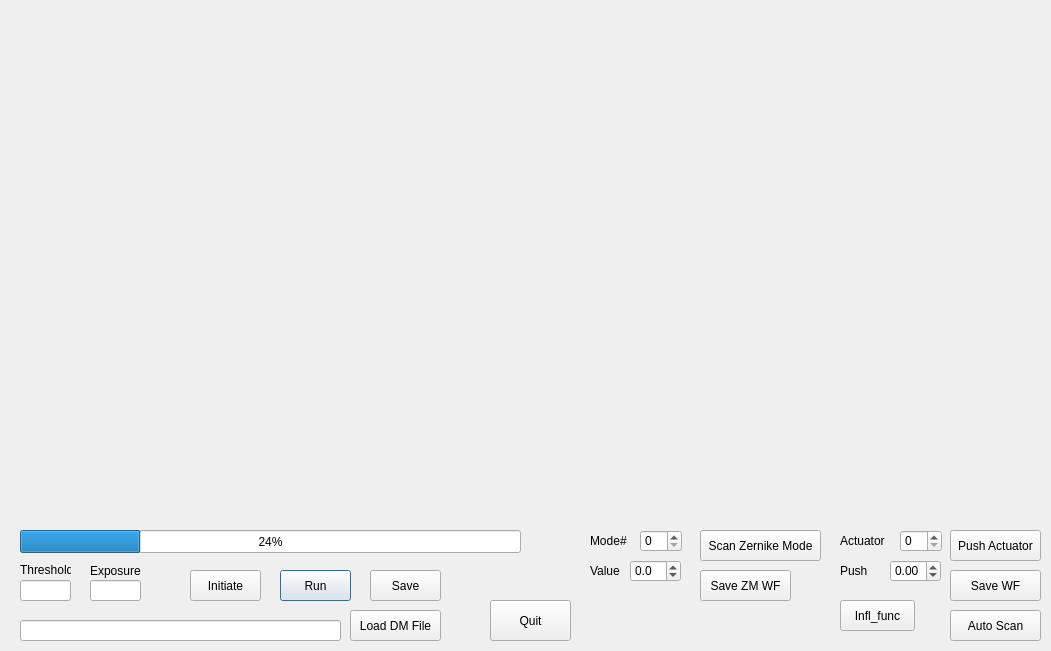
<?xml version="1.0" encoding="UTF-8"?>
<ui version="4.0">
 <class>Dialog</class>
 <widget class="QDialog" name="Dialog">
  <property name="geometry">
   <rect>
    <x>0</x>
    <y>0</y>
    <width>1051</width>
    <height>651</height>
   </rect>
  </property>
  <property name="windowTitle">
   <string>Dialog</string>
  </property>
  <widget class="QPushButton" name="QuitButton">
   <property name="geometry">
    <rect>
     <x>490</x>
     <y>600</y>
     <width>81</width>
     <height>41</height>
    </rect>
   </property>
   <property name="text">
    <string>Quit</string>
   </property>
   <property name="autoDefault">
    <bool>false</bool>
   </property>
  </widget>
  <widget class="MatplotlibWidget" name="CCDImage">
   <property name="geometry">
    <rect>
     <x>10</x>
     <y>10</y>
     <width>511</width>
     <height>511</height>
    </rect>
   </property>
  </widget>
  <widget class="QPushButton" name="RunButton">
   <property name="geometry">
    <rect>
     <x>280</x>
     <y>570</y>
     <width>71</width>
     <height>31</height>
    </rect>
   </property>
   <property name="text">
    <string>Run</string>
   </property>
  </widget>
  <widget class="QProgressBar" name="ProgressBar">
   <property name="geometry">
    <rect>
     <x>20</x>
     <y>530</y>
     <width>501</width>
     <height>23</height>
    </rect>
   </property>
   <property name="value">
    <number>24</number>
   </property>
  </widget>
  <widget class="QLineEdit" name="exposurebox">
   <property name="geometry">
    <rect>
     <x>90</x>
     <y>580</y>
     <width>51</width>
     <height>21</height>
    </rect>
   </property>
  </widget>
  <widget class="QLabel" name="label_4">
   <property name="geometry">
    <rect>
     <x>90</x>
     <y>560</y>
     <width>51</width>
     <height>21</height>
    </rect>
   </property>
   <property name="text">
    <string>Exposure</string>
   </property>
  </widget>
  <widget class="QLineEdit" name="thresholdbox">
   <property name="geometry">
    <rect>
     <x>20</x>
     <y>580</y>
     <width>51</width>
     <height>21</height>
    </rect>
   </property>
  </widget>
  <widget class="QLabel" name="label_5">
   <property name="geometry">
    <rect>
     <x>20</x>
     <y>560</y>
     <width>51</width>
     <height>20</height>
    </rect>
   </property>
   <property name="text">
    <string>Threshold</string>
   </property>
  </widget>
  <widget class="MatplotlibWidget" name="WFimage">
   <property name="geometry">
    <rect>
     <x>530</x>
     <y>10</y>
     <width>511</width>
     <height>511</height>
    </rect>
   </property>
  </widget>
  <widget class="QPushButton" name="SaveButton">
   <property name="geometry">
    <rect>
     <x>370</x>
     <y>570</y>
     <width>71</width>
     <height>31</height>
    </rect>
   </property>
   <property name="text">
    <string>Save</string>
   </property>
  </widget>
  <widget class="QLabel" name="label_6">
   <property name="geometry">
    <rect>
     <x>840</x>
     <y>530</y>
     <width>61</width>
     <height>21</height>
    </rect>
   </property>
   <property name="text">
    <string>Actuator</string>
   </property>
  </widget>
  <widget class="QLabel" name="label_7">
   <property name="geometry">
    <rect>
     <x>840</x>
     <y>560</y>
     <width>51</width>
     <height>21</height>
    </rect>
   </property>
   <property name="text">
    <string>Push</string>
   </property>
  </widget>
  <widget class="QSpinBox" name="ActspinBox">
   <property name="geometry">
    <rect>
     <x>900</x>
     <y>530</y>
     <width>42</width>
     <height>22</height>
    </rect>
   </property>
   <property name="maximum">
    <number>70</number>
   </property>
  </widget>
  <widget class="QDoubleSpinBox" name="PushdoubleSpinBox">
   <property name="geometry">
    <rect>
     <x>890</x>
     <y>560</y>
     <width>51</width>
     <height>22</height>
    </rect>
   </property>
   <property name="minimum">
    <double>-1.000000000000000</double>
   </property>
   <property name="maximum">
    <double>1.000000000000000</double>
   </property>
   <property name="singleStep">
    <double>0.010000000000000</double>
   </property>
  </widget>
  <widget class="QPushButton" name="PushDMButton">
   <property name="geometry">
    <rect>
     <x>950</x>
     <y>530</y>
     <width>91</width>
     <height>31</height>
    </rect>
   </property>
   <property name="text">
    <string>Push Actuator</string>
   </property>
  </widget>
  <widget class="QPushButton" name="SaveWFButton">
   <property name="geometry">
    <rect>
     <x>950</x>
     <y>570</y>
     <width>91</width>
     <height>31</height>
    </rect>
   </property>
   <property name="text">
    <string>Save WF</string>
   </property>
  </widget>
  <widget class="QPushButton" name="AutoScanButton">
   <property name="geometry">
    <rect>
     <x>950</x>
     <y>610</y>
     <width>91</width>
     <height>31</height>
    </rect>
   </property>
   <property name="text">
    <string>Auto Scan</string>
   </property>
  </widget>
  <widget class="QPushButton" name="ScanZernikeModeButton">
   <property name="geometry">
    <rect>
     <x>700</x>
     <y>530</y>
     <width>121</width>
     <height>31</height>
    </rect>
   </property>
   <property name="text">
    <string>Scan Zernike Mode</string>
   </property>
  </widget>
  <widget class="QSpinBox" name="ZernikeModeBox">
   <property name="geometry">
    <rect>
     <x>640</x>
     <y>530</y>
     <width>42</width>
     <height>22</height>
    </rect>
   </property>
   <property name="maximum">
    <number>70</number>
   </property>
  </widget>
  <widget class="QLabel" name="label_8">
   <property name="geometry">
    <rect>
     <x>590</x>
     <y>530</y>
     <width>41</width>
     <height>21</height>
    </rect>
   </property>
   <property name="text">
    <string>Mode#</string>
   </property>
  </widget>
  <widget class="QDoubleSpinBox" name="PushSpinBox">
   <property name="geometry">
    <rect>
     <x>630</x>
     <y>560</y>
     <width>51</width>
     <height>22</height>
    </rect>
   </property>
   <property name="decimals">
    <number>1</number>
   </property>
   <property name="minimum">
    <double>-10.000000000000000</double>
   </property>
   <property name="maximum">
    <double>10.000000000000000</double>
   </property>
   <property name="singleStep">
    <double>0.200000000000000</double>
   </property>
  </widget>
  <widget class="QLabel" name="label_9">
   <property name="geometry">
    <rect>
     <x>590</x>
     <y>560</y>
     <width>41</width>
     <height>21</height>
    </rect>
   </property>
   <property name="text">
    <string>Value</string>
   </property>
  </widget>
  <widget class="QPushButton" name="SaveZMWFButton">
   <property name="geometry">
    <rect>
     <x>700</x>
     <y>570</y>
     <width>91</width>
     <height>31</height>
    </rect>
   </property>
   <property name="text">
    <string>Save ZM WF</string>
   </property>
  </widget>
  <widget class="QPushButton" name="LoadDMButton">
   <property name="geometry">
    <rect>
     <x>350</x>
     <y>610</y>
     <width>91</width>
     <height>31</height>
    </rect>
   </property>
   <property name="text">
    <string>Load DM File</string>
   </property>
  </widget>
  <widget class="QLineEdit" name="dmfilebox">
   <property name="geometry">
    <rect>
     <x>20</x>
     <y>620</y>
     <width>321</width>
     <height>21</height>
    </rect>
   </property>
  </widget>
  <widget class="QPushButton" name="InitiatePushButton">
   <property name="geometry">
    <rect>
     <x>190</x>
     <y>570</y>
     <width>71</width>
     <height>31</height>
    </rect>
   </property>
   <property name="text">
    <string>Initiate</string>
   </property>
  </widget>
  <widget class="QPushButton" name="Infl_func_pushButton">
   <property name="geometry">
    <rect>
     <x>840</x>
     <y>600</y>
     <width>75</width>
     <height>31</height>
    </rect>
   </property>
   <property name="text">
    <string>Infl_func</string>
   </property>
  </widget>
 </widget>
 <customwidgets>
  <customwidget>
   <class>MatplotlibWidget</class>
   <extends>QWidget</extends>
   <header>matplotlibwidget</header>
  </customwidget>
 </customwidgets>
 <resources/>
 <connections/>
</ui>
